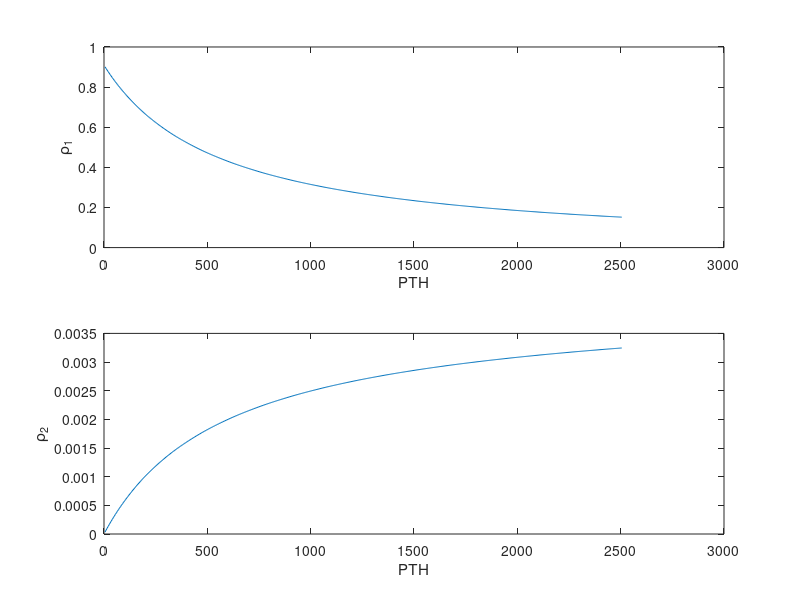

Write the MATLAB code that produced this figure. (Note: this script raises an error after producing the figure.)
%
%
%
%
% read model input parameters
%
model_para = load('input_parameters.dat');

be = model_para(1);  % conformational selectivity 
k1D = model_para(2); % equilibrium dissociation constant 
k2D = k1D/be;        % equilibrium dissociation constant

k1r = model_para(3); % Ca dissociation
k1f = k1r/k1D;       % PTH binding to Ra

k2r = model_para(4); % Ci dissociation
k2f = k2r/k2D;       % PTH binding to Ri

k3r = model_para(5); % conversion Ra->Ri
k3f = model_para(6); % conversion Ri->Ra

k4r = model_para(7); % conversion rate for Ca->Ci
k4f = model_para(8); % conversion rate for Ci->Ca

kcl = model_para(9); % clearance rate for PTH

R_T = model_para(10); % total # receptors 

%
% One state receptor model
k_5 = 2.0e-2;  % k_5 ... [pM^{-1}day^{-1}] rate of PTH binding to its receptor %
k_6 = 3.0e+0;  % k_6 ... [day^{-1}] rate of PTH unbinding with its receptor    %

%k1f = k_5;
%k1r = k_6;

D0=5;
D(1)=5;
for i=1:500
 D(i+1)=D(i)+D0;
end




for i=1:length(D)

Kr = k1r/k1f;
Kd = k2r/k2f;
K1 = k3r/k3f;


%
% steady states
% 
% define A matrix
a11 = k1r-k3f;
a12 = -k3f;
a13 = -(k1f*D(i)+k3r+k3f);
a21 = -(k1r+k4r);
a22 = k4f;
a23 = k1f*D(i);
a31 = k4r-k2f*D(i);
a32 = -(k2r+k4f+k2f*D(i));
a33 = -k2f*D(i);
f1 = -k3f*R_T;
f2 = 0;
f3 = -k2f*R_T*D(i); 
%
% define F and A
A = [a11 a12 a13;a21 a22 a23;a31 a32 a33];
F = [f1; f2; f3];
%
% solve equation
%
x=inv(A)*F;

%
% assign values
%
Ca(i) = x(1);
Ci(i) = x(2);
Ra(i) = x(3);
Ri(i) = R_T - Ca(i) - Ci(i) - Ra(i);

end

subplot(2,2,1); plot(D,Ca),xlabel('PTH'), ylabel('C_a')
subplot(2,2,2); plot(D,Ci), xlabel('PTH'),ylabel('C_i')
subplot(2,2,3); plot(D,Ra), xlabel('PTH'),ylabel('R_a')
subplot(2,2,4); plot(D,Ri), xlabel('PTH'),ylabel('R_i')
pause
hold off

rho1 = (Ra+Ca)/R_T;
rho2 = (Ca)/R_T;

subplot(2,1,1); plot(D,rho1),xlabel('PTH'), ylabel('\rho_1')
subplot(2,1,2); plot(D,rho2),xlabel('PTH'), ylabel('\rho_2')
pause
hold off

%
% solution from other paper!
%

r0 = 1/((Kd+D)/(K1*Kd)+(Kr+D)/Kr)
x0 = D*r0/Kr
y0 = D*(1-(Kr+D)/Kr*r0)/(Kd+D)
d0 = 1- r0 - x0 - y0

Ra_x = r0*R_T
Ri_x = d0*R_T
Ca_x = x0*R_T
Ci_x = y0*R_T

